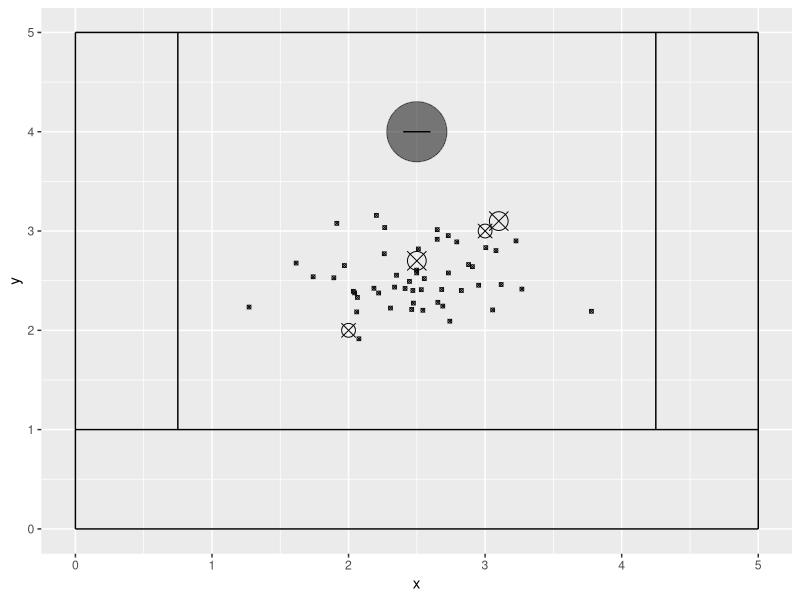
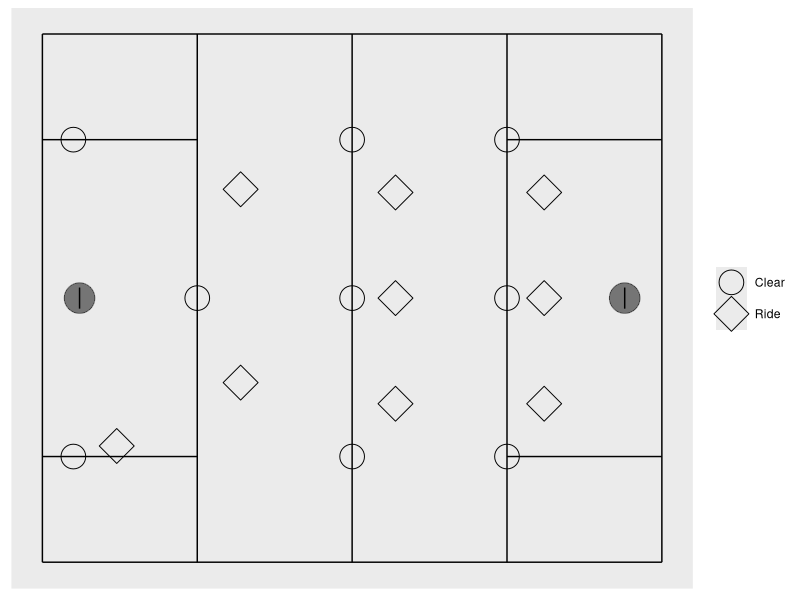

Recreate these plots in R, in order.
## ---- chunk 1
knitr::opts_chunk$set(echo = TRUE)
library(tidyverse)
## ---- chunk 2
Draw.Half.Lax = function(Shots) {
ggplot() +
  # theme(axis.title.x=element_blank(),
  #       axis.text.x=element_blank(),
  #       axis.ticks.x=element_blank(),
  #       axis.ticks.y=element_blank(),
  #       axis.title.y=element_blank(),
  #       axis.text.y=element_blank(), 
  #       panel.grid.major = element_blank(),
  #       panel.grid.minor = element_blank()) +
  geom_segment(mapping = aes(x=0, y=5, xend=5, yend=5)) +
  geom_segment(mapping = aes(x=0, y=0, xend=5, yend=0)) +
  geom_segment(mapping = aes(x=0, y=0, xend=0, yend=5)) +
  geom_segment(mapping = aes(x=5, y=0, xend=5, yend=5)) +
  geom_segment(mapping = aes(x=0, xend=5, y=1, yend=1)) +
  geom_segment(mapping = aes(x=.75, xend=.75, y=1, yend=5)) +
  geom_segment(mapping = aes(x=4.25, xend=4.25, y=1, yend=5)) +
  geom_point(mapping = aes(x=2.5, y=4), size = 20, alpha = .5, color = "black") +
  geom_segment(mapping = aes(x=2.4, xend=2.6, y=4, yend=4)) +
  geom_count(mapping = aes(x=Shots$x, y=Shots$y), shape = 13, show.legend = F)
}

Draw.Full.Lax = function(Ride.Clear) {
  ggplot() +
  theme(axis.title.x=element_blank(),
        axis.text.x=element_blank(),
        axis.ticks.x=element_blank(),
        axis.ticks.y=element_blank(),
        axis.title.y=element_blank(),
        axis.text.y=element_blank(),
        panel.grid.major = element_blank(),
        panel.grid.minor = element_blank(),
        legend.title = element_blank()) +
    geom_segment(mapping = aes(x=0, xend=5, y=10, yend=10)) +
    geom_segment(mapping = aes(x=0, xend=5, y=0, yend=0)) +
    geom_segment(mapping = aes(x=0, xend=0, y=0, yend=10)) +
    geom_segment(mapping = aes(x=5, xend=5, y=0, yend=10)) +
    geom_segment(mapping = aes(x=2.5, xend=2.5, y=0, yend=10)) +
    geom_segment(mapping = aes(x=3.75, xend=3.75, y=0, yend=10)) +
    geom_segment(mapping = aes(x= 1.25, xend=1.25, y=0, yend=10)) +
    geom_segment(mapping = aes(x=0, xend=1.25, y=2, yend=2)) +
    geom_segment(mapping = aes(x=0, xend=1.25, y=8, yend=8)) +
    geom_segment(mapping = aes(x=3.75, xend=5, y=2, yend=2)) +
    geom_segment(mapping = aes(x=3.75, xend=5, y=8, yend=8)) +
    geom_point(mapping = aes(x=.3, y=5), size = 10, alpha = .5) +
    geom_point(mapping = aes(x=4.7, y=5), size = 10, alpha = .5) +
    geom_segment(mapping = aes(x=.3, xend=.3, y=4.8, yend=5.2)) +
    geom_segment(mapping = aes(x=4.7, xend=4.7, y=4.8, yend=5.2)) +
    geom_point(mapping = aes(x=Ride.Clear$x, y=Ride.Clear$y, shape = Ride.Clear$Type), show.legend = T, size = 8) +
    scale_shape_manual(values=c(1,5))
}
## ---- chunk 3
Rand.Shots = data.frame(x=c(rnorm(50, mean=2.5, sd=.5), rep(2, 5), rep(3, 5), rep(2.5, 10), rep(3.1, 10)), y=c(rnorm(50, mean=2.5, sd=.3), rep(2, 5), rep(3, 5), rep(2.7, 10), rep(3.1, 10)))
Draw.Half.Lax(Rand.Shots)

Ride.Clear = data.frame(x=(c(.25, 1.25, .25, rep(2.5, 3), rep(3.75, 3), .6, rep(1.6, 2), rep(2.85, 3), rep(4.05, 3))), y=(c(rep(c(2, 5, 8), 3), 2.2, 3.4, 7.06, 3, 5, 7, 3, 5, 7)), Type=(c(rep("Clear", 9), rep("Ride", 9))))
Draw.Full.Lax(Ride.Clear)
